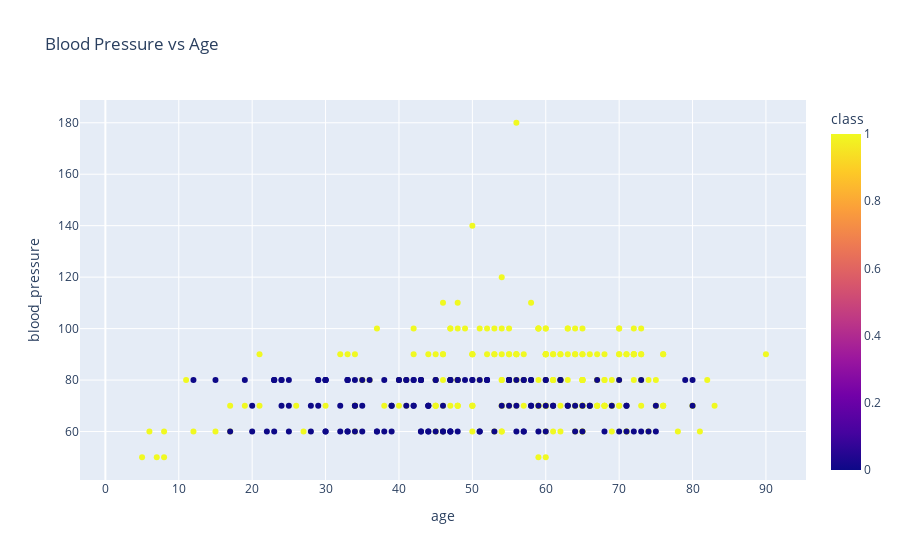

Write notebook code for a chart like this one.
### Code cell
#interactive visualization
px.scatter(df, x = "age", y = "blood_pressure", color = "class",  title = "Blood Pressure vs Age")

### Figure 1 — Plotly figure (JSON) as saved in the notebook; plotly's stock layout.template omitted (floating-point values rounded to 4 significant figures; data arrays with more than 128 entries replaced by an {"elided": "..."} marker saying what was removed)
{"data": [{"hovertemplate": "age=%{x}<br>blood_pressure=%{y}<br>class=%{marker.color}<extra></extra>", "legendgroup": "", "marker": {"color": {"elided": "400 int values"}, "coloraxis": "coloraxis", "symbol": "circle"}, "mode": "markers", "name": "", "orientation": "v", "showlegend": false, "type": "scatter", "x": {"elided": "400 float values"}, "xaxis": "x", "y": {"elided": "400 float values"}, "yaxis": "y"}], "layout": {"coloraxis": {"colorbar": {"title": {"text": "class"}}, "colorscale": [[0, "#0d0887"], [0.1111, "#46039f"], [0.2222, "#7201a8"], [0.3333, "#9c179e"], [0.4444, "#bd3786"], [0.5556, "#d8576b"], [0.6667, "#ed7953"], [0.7778, "#fb9f3a"], [0.8889, "#fdca26"], [1, "#f0f921"]]}, "legend": {"tracegroupgap": 0}, "title": {"text": "Blood Pressure vs Age"}, "xaxis": {"anchor": "y", "domain": [0, 1], "title": {"text": "age"}}, "yaxis": {"anchor": "x", "domain": [0, 1], "title": {"text": "blood_pressure"}}}}
